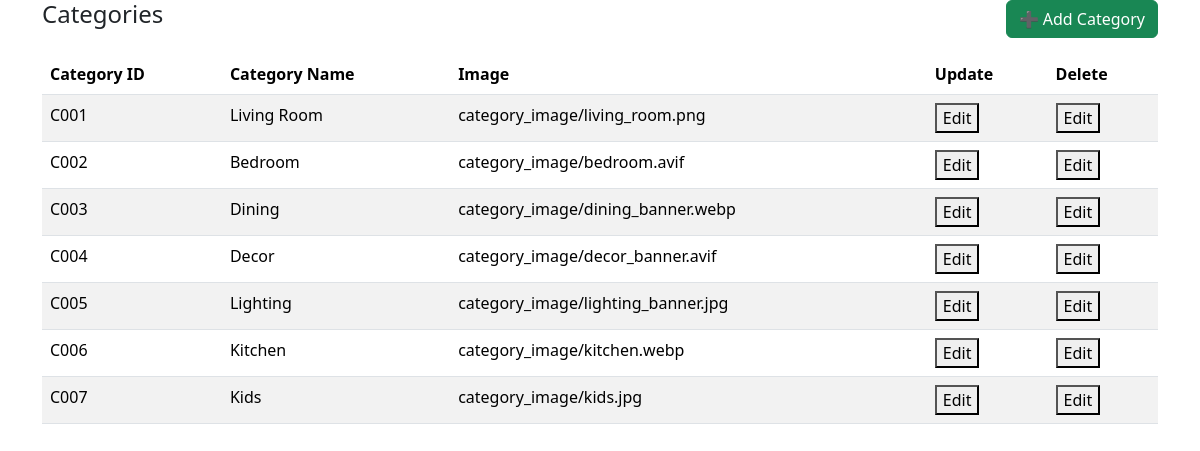
The page /category/ on the database its author committed.
### category_app/models.py (models this page shows, shortened)
class Category(models.Model):
    category_id = models.CharField(primary_key=True, max_length=20)
    category_name = models.CharField(max_length=20)
    category_image = models.ImageField(upload_to='category_image/',null=True)

### category_app/views.py (the view)
# urls.py: path('',views.display_category, name='display_category'),
def display_category(request):
    categories = Category.objects.all()
    return render(request,"admin/category/display_category.html",locals())

### sub_category_app/context_processors.py (called while the page is built)
def all_subcategories(request):
    return {
        'all_subcategories': Sub_category.objects.all()
    }

### templates/admin/category/display_category.html (shortened to what this page needs)
{% extends 'admin/admin_extend.html' %}
{% load static %}
{% block 'style' %}
<link rel="stylesheet" href="{% static 'css/display.css' %}">
{% endblock %}
{% block 'content' %}
<div class="container">
<div class="d-flex justify-content-between mb-3">
    <h4>Categories</h4>
    <button type="button" class="btn btn-success" data-bs-toggle="modal" data-bs-target="#addCategoryModal">
        ➕ Add Category
    </button>
</div>
    <table class="table custom-table table-striped">
        <thead>
        <tr>
            <th>Category ID</th>
            <th>Category Name</th>
            <th>Image</th>
            <th>Update</th>
            <th>Delete</th>
        </tr>
        </thead>
        <tbody>
            {% for i in categories %}
            <tr>
                <td>{{i.category_id}}</td>
                <td>{{i.category_name}}</td>
                <td>{{i.category_image}}</td>
                <td>
                    {% if i.category_id %}
    <a href="{% url 'update_category' i.category_id|stringformat:"s" %}">
        <button>Edit</button>
    </a>
{% else %}
    <span>Invalid ID</span>
{% endif %}
                </td>
                <td>
                    {% if i.category_id %}
    <a href="{% url 'delete_category' i.category_id|stringformat:"s" %}  onclick="return confirm('Are you sure you want to delete this category? This action cannot be undone.');">
        <button>Edit</button>
    </a>
{% else %}
    <span>Invalid ID</span>
{% endif %}
                </td>
            </tr>
            {% endfor %}
        </tbody>
    </table>
{% endblock %}

### rows shown on the page
Category: category_id "C001", category_name "Living Room", category_image "category_image/living_room.png", shows "Edit"
Category: category_id "C002", category_name "Bedroom", category_image "category_image/bedroom.avif", shows "Edit"
Category: category_id "C003", category_name "Dining", category_image "category_image/dining_banner.webp", shows "Edit"
Category: category_id "C004", category_name "Decor", category_image "category_image/decor_banner.avif", shows "Edit"
Category: category_id "C005", category_name "Lighting", category_image "category_image/lighting_banner.jpg", shows "Edit"
Category: category_id "C006", category_name "Kitchen", category_image "category_image/kitchen.webp", shows "Edit"
Category: category_id "C007", category_name "Kids", category_image "category_image/kids.jpg", shows "Edit"
